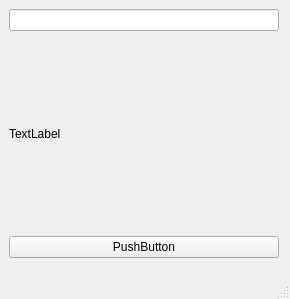
<?xml version="1.0" encoding="UTF-8"?>
<ui version="4.0">
 <class>MainWindow</class>
 <widget class="QMainWindow" name="MainWindow">
  <property name="geometry">
   <rect>
    <x>0</x>
    <y>0</y>
    <width>290</width>
    <height>299</height>
   </rect>
  </property>
  <property name="windowTitle">
   <string>MainWindow</string>
  </property>
  <widget class="QWidget" name="centralwidget">
   <widget class="QWidget" name="verticalLayoutWidget">
    <property name="geometry">
     <rect>
      <x>9</x>
      <y>9</y>
      <width>270</width>
      <height>249</height>
     </rect>
    </property>
    <layout class="QVBoxLayout" name="verticalLayout">
     <item>
      <widget class="QLineEdit" name="begir"/>
     </item>
     <item>
      <widget class="QLabel" name="lbl">
       <property name="text">
        <string>TextLabel</string>
       </property>
      </widget>
     </item>
     <item>
      <layout class="QHBoxLayout" name="horizontalLayout"/>
     </item>
     <item>
      <widget class="QPushButton" name="btn">
       <property name="text">
        <string>PushButton</string>
       </property>
      </widget>
     </item>
    </layout>
   </widget>
  </widget>
  <widget class="QMenuBar" name="menubar">
   <property name="geometry">
    <rect>
     <x>0</x>
     <y>0</y>
     <width>290</width>
     <height>21</height>
    </rect>
   </property>
  </widget>
  <widget class="QStatusBar" name="statusbar"/>
 </widget>
 <resources/>
 <connections/>
</ui>
